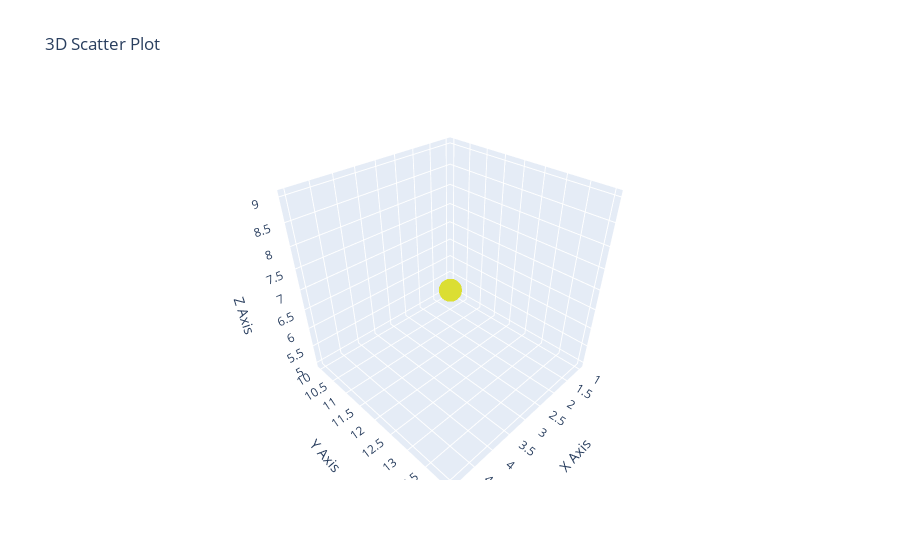

Notebook cell for this chart:
### Markdown cell above
### Create a 3D scatter plot using Plotly

### Code cell
import plotly.graph_objects as go

x = [1, 2, 3, 4, 5]
y = [10, 11, 12, 13, 14]
z = [5, 6, 7, 8, 9]

fig = go.Figure(data=[go.Scatter3d(
    x=x,
    y=y,
    z=z,
    mode='markers',
    marker=dict(
        size=8,
        color=z, 
        colorscale='Viridis',
        opacity=0.8))])

fig.update_layout(
    title='3D Scatter Plot',
    scene=dict(
        xaxis_title='X Axis',
        yaxis_title='Y Axis',
        zaxis_title='Z Axis'))

fig.show()

### Figure 1 — Plotly figure (JSON) as saved in the notebook; plotly's stock layout.template omitted (floating-point values rounded to 4 significant figures)
{"data": [{"marker": {"color": [5, 6, 7, 8, 9], "colorscale": [[0, "#440154"], [0.1111, "#482878"], [0.2222, "#3e4989"], [0.3333, "#31688e"], [0.4444, "#26828e"], [0.5556, "#1f9e89"], [0.6667, "#35b779"], [0.7778, "#6ece58"], [0.8889, "#b5de2b"], [1, "#fde725"]], "opacity": 0.8, "size": 8}, "mode": "markers", "type": "scatter3d", "x": [1, 2, 3, 4, 5], "y": [10, 11, 12, 13, 14], "z": [5, 6, 7, 8, 9]}], "layout": {"scene": {"xaxis": {"title": {"text": "X Axis"}}, "yaxis": {"title": {"text": "Y Axis"}}, "zaxis": {"title": {"text": "Z Axis"}}}, "title": {"text": "3D Scatter Plot"}}}
